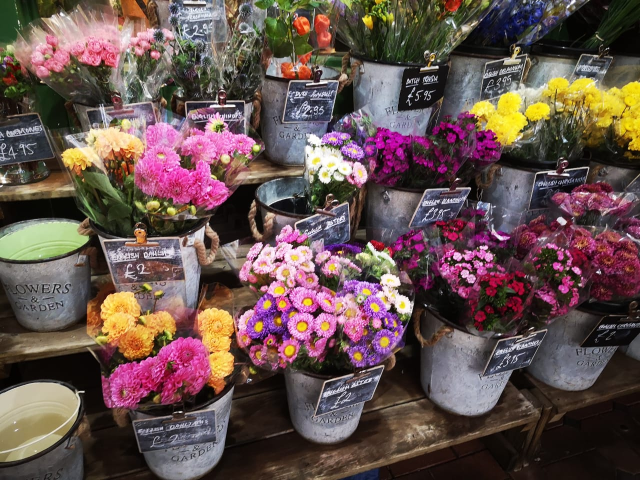
#> input picture flowers.jpeg, 1280 x 960 px (shown at 1/2 size)
$ python introduccion.py
#> lines starting #> are read from the running program, lines starting #| are printed output that depends on the picture; after the words box and inside, x2 and y2 are one past the last pixel; in counts of white or black regions, pixels touching at a corner belong together
import random

import cv2 as cv

# Version de openCV
print(cv.__version__)

# Imagenes
img01 = cv.imread('flowers.jpeg')
#> img01 is the input picture: shape (960, 1280, 3); mean B, G, R 78.2, 81.4, 102.4
img02 = cv.imread('flowers.jpeg', cv.IMREAD_GRAYSCALE)
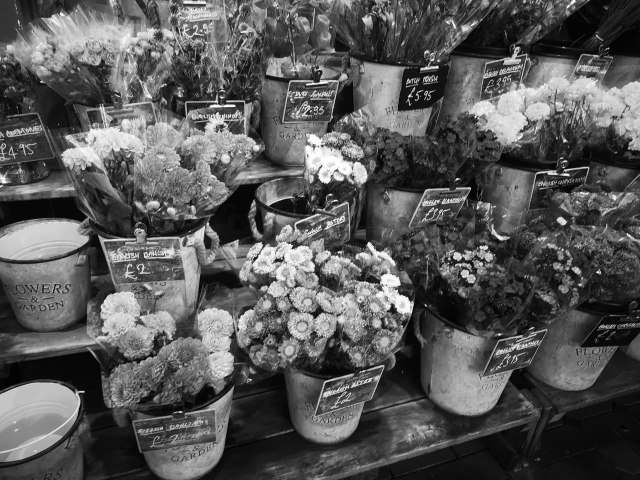
#> img02: shape (960, 1280) (shown at 1/2 size); min 0, max 255, mean 87.3


# matplotlib
from matplotlib import pyplot as plt
plt.imshow(cv.cvtColor(img01, cv.COLOR_RGB2BGR))
plt.title("Img 1")
# plt.show()

# mpl img gray
plt.imshow(cv.cvtColor(img02, cv.COLOR_BGR2RGB))
plt.title("Imagen GRAY")
# plt.show()

# print(img01.shape)
# print(img02.shape)

import numpy as np
h,w, c = img01.shape
#> h = 960; w = 1280; c = 3
img = np.zeros((h,w,3), np.uint8)
for i in range(h):
    for j in range(w):
        # Random color
        img[i,j] = ( random.randint(0, 255), random.randint(0, 255), random.randint(0, 255))
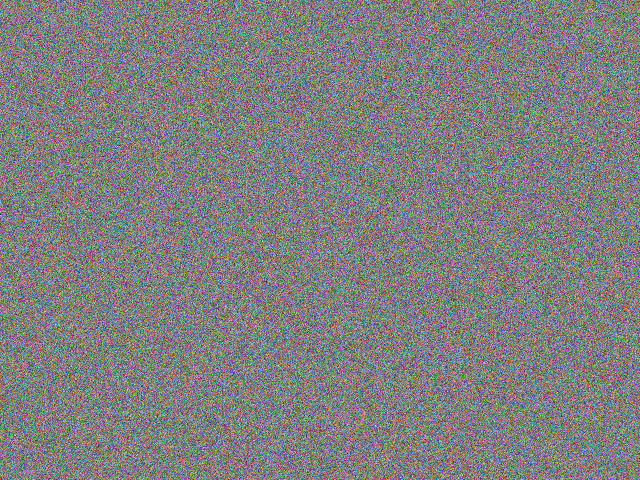
#> img: shape (960, 1280, 3) (shown at 1/2 size); mean of channels 0, 1, 2 127.4, 127.4, 127.5; drawn as B, G, R

plt.imshow(cv.cvtColor(img, cv.COLOR_BGR2RGB))
plt.title('img')
# plt.show()

# Another img
# h2, w2 = img01.shape
img3 = img01.copy()
for i in range(100, 450):
    for j in range(350, 400):
        img01[i,j]=(random.randint(0, 255), random.randint(0, 255), random.randint(0, 255))
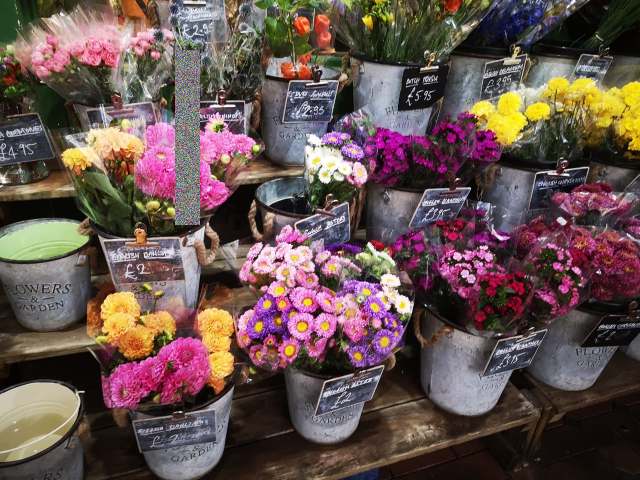
#> img01: shape (960, 1280, 3) (shown at 1/2 size); 1.42% of pixels changed, all inside (x1, y1, x2, y2) = (350, 100, 400, 450)

plt.imshow(cv.cvtColor(img01, cv.COLOR_BGR2RGB))
plt.title("Custom IMG")
plt.show()
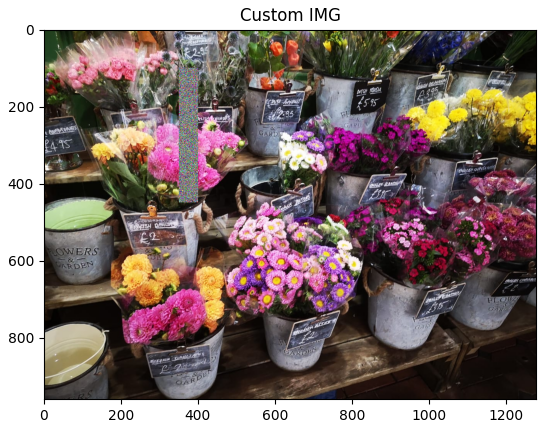
#> figure drawn by matplotlib, 1 panel

$ run again, with london.jpeg copied over flowers.jpeg
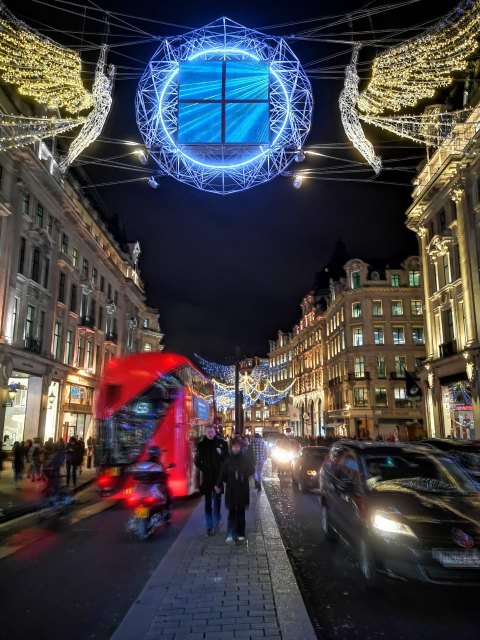
#> input picture london.jpeg, 960 x 1280 px (shown at 1/2 size)
#> img01 is the input picture: shape (1280, 960, 3); mean B, G, R 68.9, 65.7, 69
#> after the loop `for i in range(h):`:
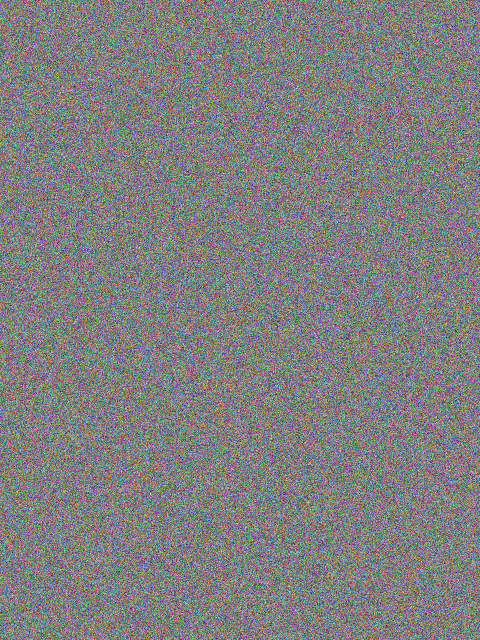
#> img: shape (1280, 960, 3) (shown at 1/2 size); mean of channels 0, 1, 2 127.4, 127.4, 127.5; drawn as B, G, R
#> `plt.show()`:
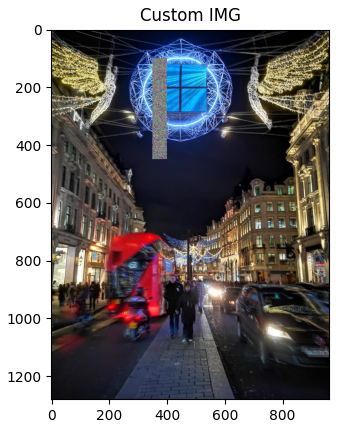
#> figure drawn by matplotlib, 1 panel
